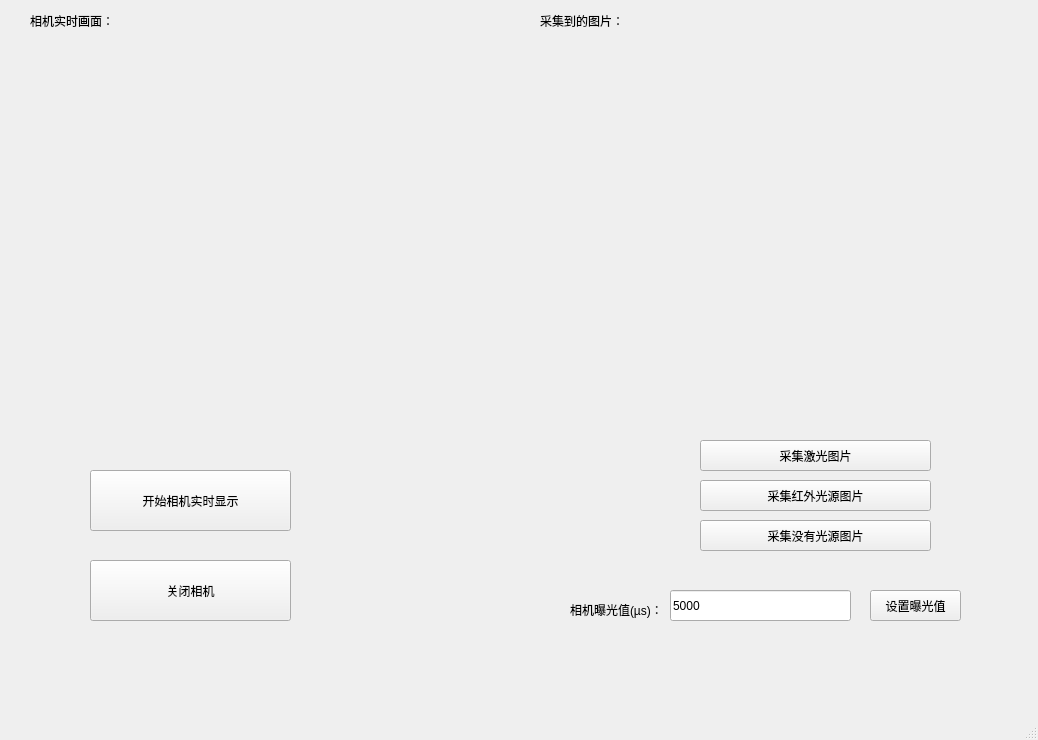
<?xml version="1.0" encoding="UTF-8"?>
<ui version="4.0">
 <class>MainWindow</class>
 <widget class="QMainWindow" name="MainWindow">
  <property name="geometry">
   <rect>
    <x>0</x>
    <y>0</y>
    <width>1038</width>
    <height>740</height>
   </rect>
  </property>
  <property name="windowTitle">
   <string>MainWindow</string>
  </property>
  <widget class="QWidget" name="centralwidget">
   <widget class="QPushButton" name="cam_realtime_btn">
    <property name="geometry">
     <rect>
      <x>90</x>
      <y>470</y>
      <width>201</width>
      <height>61</height>
     </rect>
    </property>
    <property name="text">
     <string>开始相机实时显示</string>
    </property>
   </widget>
   <widget class="QPushButton" name="cam_cap_btn">
    <property name="geometry">
     <rect>
      <x>700</x>
      <y>440</y>
      <width>231</width>
      <height>31</height>
     </rect>
    </property>
    <property name="text">
     <string>采集激光图片</string>
    </property>
   </widget>
   <widget class="QLabel" name="real_time_img_win">
    <property name="geometry">
     <rect>
      <x>20</x>
      <y>50</y>
      <width>480</width>
      <height>360</height>
     </rect>
    </property>
    <property name="text">
     <string/>
    </property>
    <property name="pixmap">
     <pixmap>black.png</pixmap>
    </property>
    <property name="scaledContents">
     <bool>true</bool>
    </property>
   </widget>
   <widget class="QLabel" name="cap_img_win">
    <property name="geometry">
     <rect>
      <x>530</x>
      <y>50</y>
      <width>480</width>
      <height>360</height>
     </rect>
    </property>
    <property name="text">
     <string/>
    </property>
    <property name="pixmap">
     <pixmap>black.png</pixmap>
    </property>
    <property name="scaledContents">
     <bool>true</bool>
    </property>
   </widget>
   <widget class="QLabel" name="label_3">
    <property name="geometry">
     <rect>
      <x>30</x>
      <y>10</y>
      <width>111</width>
      <height>21</height>
     </rect>
    </property>
    <property name="text">
     <string>相机实时画面：</string>
    </property>
   </widget>
   <widget class="QLabel" name="label_4">
    <property name="geometry">
     <rect>
      <x>540</x>
      <y>10</y>
      <width>161</width>
      <height>21</height>
     </rect>
    </property>
    <property name="text">
     <string>采集到的图片：</string>
    </property>
   </widget>
   <widget class="QPushButton" name="stop_btn">
    <property name="geometry">
     <rect>
      <x>90</x>
      <y>560</y>
      <width>201</width>
      <height>61</height>
     </rect>
    </property>
    <property name="text">
     <string>关闭相机</string>
    </property>
   </widget>
   <widget class="QLineEdit" name="exposureLineEdit">
    <property name="geometry">
     <rect>
      <x>670</x>
      <y>590</y>
      <width>181</width>
      <height>31</height>
     </rect>
    </property>
    <property name="text">
     <string>5000</string>
    </property>
   </widget>
   <widget class="QPushButton" name="setExposureButton">
    <property name="geometry">
     <rect>
      <x>870</x>
      <y>590</y>
      <width>91</width>
      <height>31</height>
     </rect>
    </property>
    <property name="text">
     <string>设置曝光值</string>
    </property>
   </widget>
   <widget class="QLabel" name="label">
    <property name="geometry">
     <rect>
      <x>570</x>
      <y>600</y>
      <width>91</width>
      <height>20</height>
     </rect>
    </property>
    <property name="text">
     <string>相机曝光值(µs)：</string>
    </property>
   </widget>
   <widget class="QPushButton" name="cam_cap_btn_2">
    <property name="geometry">
     <rect>
      <x>700</x>
      <y>480</y>
      <width>231</width>
      <height>31</height>
     </rect>
    </property>
    <property name="text">
     <string>采集红外光源图片</string>
    </property>
   </widget>
   <widget class="QPushButton" name="cam_cap_btn_3">
    <property name="geometry">
     <rect>
      <x>700</x>
      <y>520</y>
      <width>231</width>
      <height>31</height>
     </rect>
    </property>
    <property name="text">
     <string>采集没有光源图片</string>
    </property>
   </widget>
  </widget>
  <widget class="QMenuBar" name="menubar">
   <property name="geometry">
    <rect>
     <x>0</x>
     <y>0</y>
     <width>1038</width>
     <height>23</height>
    </rect>
   </property>
  </widget>
  <widget class="QStatusBar" name="statusbar"/>
 </widget>
 <resources/>
 <connections/>
</ui>
